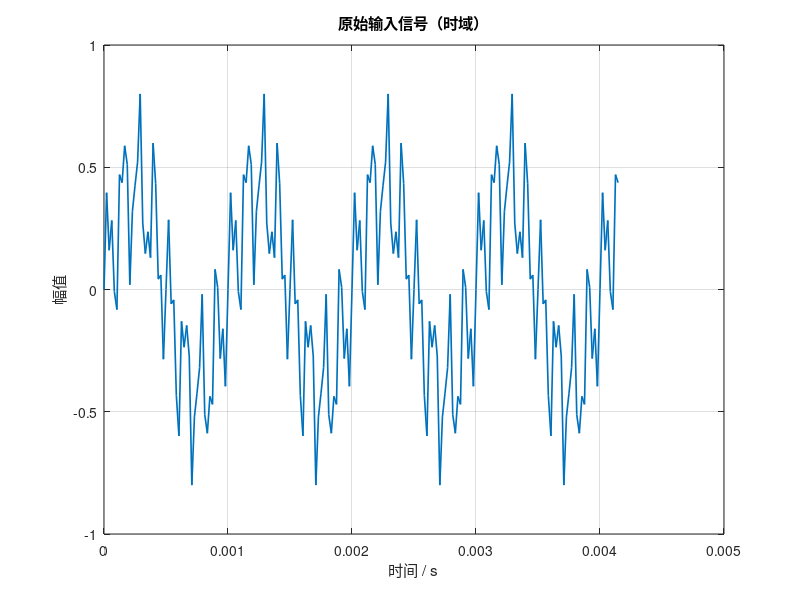
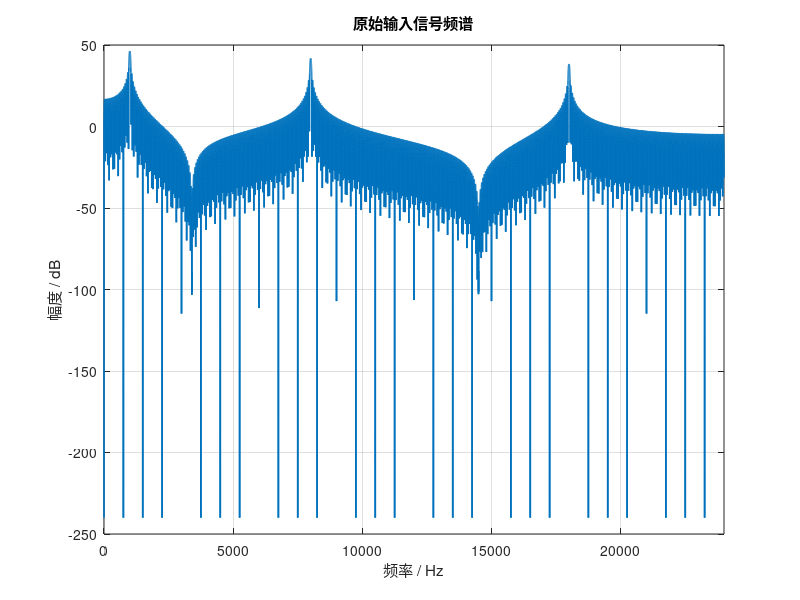
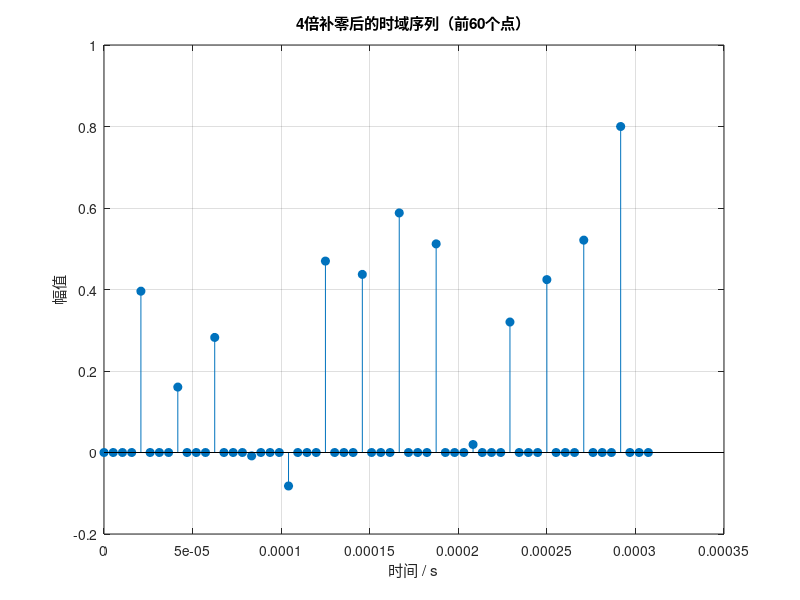
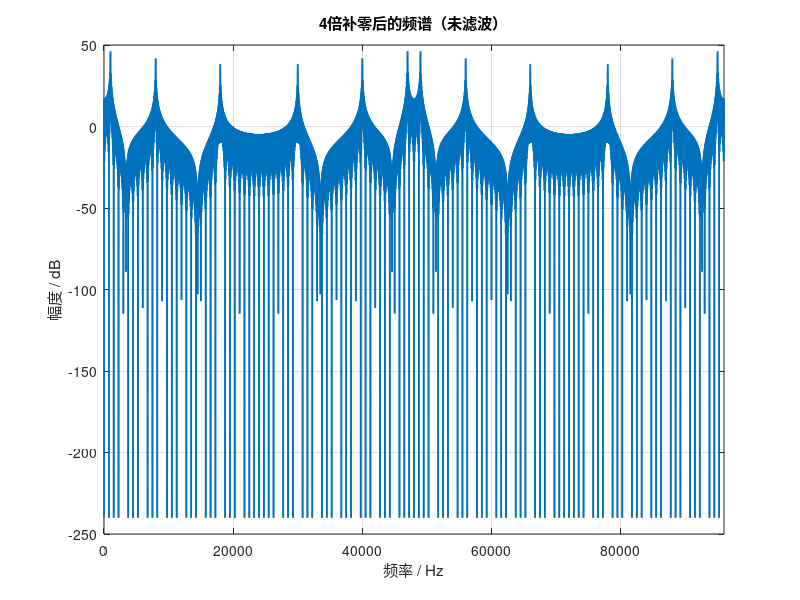

These figures' MATLAB source, in order: (Note: this script raises an error after producing the figures.)
clc;
clear;
close all;

%% 1. 基本参数
Fs_in = 48000;          % 输入采样率
L = 4;                  % 插值倍数
Fs_out = Fs_in * L;     % 输出采样率 192kHz

T = 0.02;               % 信号时长 20ms
t = (0:1/Fs_in:T-1/Fs_in)';   % 列向量时间轴

%% 2. 生成测试信号：1kHz + 8kHz + 18kHz
x = 0.5*sin(2*pi*1000*t) ...
  + 0.3*sin(2*pi*8000*t) ...
  + 0.2*sin(2*pi*18000*t);

% 防止幅度过大，留一点余量
x = 0.8 * x / max(abs(x));

%% 3. 模拟 24 位有符号输入（先量化，再转回 double 用于后续处理）
x_int24 = round(x * (2^23 - 1));      % 24位有符号整数范围
x_q = x_int24 / (2^23 - 1);           % 转回[-1,1]附近的double

disp('前10个输入样本（24位量化后）:');
disp(x_int24(1:10));

%% 4. 原始信号时域图
figure;
plot(t(1:200), x_q(1:200), 'LineWidth', 1.2);
grid on;
xlabel('时间 / s');
ylabel('幅值');
title('原始输入信号（时域）');

%% 5. 原始信号频谱
Nfft = 65536;
X = fft(x_q, Nfft);
f_in = (0:Nfft/2-1)' * Fs_in / Nfft;
magX = 20*log10(abs(X(1:Nfft/2)) + 1e-12);

figure;
plot(f_in, magX, 'LineWidth', 1.2);
grid on;
xlabel('频率 / Hz');
ylabel('幅度 / dB');
title('原始输入信号频谱');
xlim([0 Fs_in/2]);

%% 6. 4倍补零插值
x_up = upsample(x_q, L);

t_up = (0:length(x_up)-1)' / Fs_out;

figure;
stem(t_up(1:60), x_up(1:60), 'filled');
grid on;
xlabel('时间 / s');
ylabel('幅值');
title('4倍补零后的时域序列（前60个点）');

%% 7. 补零后的频谱
X_up = fft(x_up, Nfft);
f_out = (0:Nfft/2-1)' * Fs_out / Nfft;
magX_up = 20*log10(abs(X_up(1:Nfft/2)) + 1e-12);

figure;
plot(f_out, magX_up, 'LineWidth', 1.2);
grid on;
xlabel('频率 / Hz');
ylabel('幅度 / dB');
title('4倍补零后的频谱（未滤波）');
xlim([0 Fs_out/2]);

%% 8. 设计插值低通FIR
Fpass = 20000;      % 通带边缘
Fstop = 28000;      % 阻带起始

Ap = 0.05;          % 通带纹波（dB）
Ast = 70;           % 阻带衰减（dB）

% 将dB指标转换成线性偏差
dev_pass = (10^(Ap/20)-1) / (10^(Ap/20)+1);
dev_stop = 10^(-Ast/20);
dev = [dev_pass, dev_stop];

% Kaiser窗估算阶数
[n, Wn, beta, ftype] = kaiserord([Fpass Fstop], [1 0], dev, Fs_out);

% 为了让群延迟是整数，取偶数阶
if mod(n,2) ~= 0
    n = n + 1;
end

% 设计FIR
h = fir1(n, Wn, ftype, kaiser(n+1, beta), 'noscale');

% 对插值滤波器，通带增益要乘以 L
h = L * h;

fprintf('滤波器阶数 n = %d\n', n);
fprintf('滤波器长度 = %d\n', n+1);
fprintf('群延迟 = %d 个输出采样点\n', n/2);

%% 9. 查看FIR频率响应
figure;
freqz(h, 1, 4096, Fs_out);
title('插值低通FIR的频率响应');

%% 10. 进行FIR滤波
y = filter(h, 1, x_up);

% FIR线性相位滤波器会产生固定延迟
delay = n / 2;

% 为了后面更方便观察，把延迟补偿掉
y_align = [y(delay+1:end); zeros(delay,1)];

%% 11. 滤波后时域图
figure;
plot(t_up(1:400), y_align(1:400), 'LineWidth', 1.2);
grid on;
xlabel('时间 / s');
ylabel('幅值');
title('4倍插值并滤波后的输出时域波形');

%% 12. 滤波后频谱
Y = fft(y_align, Nfft);
magY = 20*log10(abs(Y(1:Nfft/2)) + 1e-12);

figure;
plot(f_out, magY, 'LineWidth', 1.2);
grid on;
xlabel('频率 / Hz');
ylabel('幅度 / dB');
title('4倍插值并滤波后的频谱');
xlim([0 Fs_out/2]);

%% 13. 简单验证：每隔4点取1点，与原输入比较
y_down = y_align(1:L:end);

min_len = min(length(x_q), length(y_down));

figure;
plot(t(1:min_len), x_q(1:min_len), 'b', 'LineWidth', 1.2); hold on;
plot(t(1:min_len), y_down(1:min_len), '--r', 'LineWidth', 1.2);
grid on;
xlabel('时间 / s');
ylabel('幅值');
title('原始输入 与 插值滤波后每4点抽取1点 的对比');
legend('原始输入', '插值后抽取');

%% 14. 把 FIR 系数量化成 Verilog 可用的定点整数


% -----------------------------
% 设定系数量化位宽
% 当前准备给 Verilog 用 18 位有符号系数
% 这里采用 Q2.16 的理解方式：
%   总位宽 18 位
%   其中 16 位作为小数位
%   剩余位用于符号和整数部分
%
% 量化公式：
%   h_q = round(h * 2^16)
% -----------------------------
COEFF_W = 18;      % 系数总位宽
FRAC_W  = 16;      % 小数位数

% -----------------------------
% 计算量化后的整数系数
% -----------------------------
h_q = round(h * 2^FRAC_W);

% -----------------------------
% 做饱和限制，防止超出 18 位有符号范围
% 18 位有符号整数范围：
%   -2^(17)  ~  2^(17)-1
% -----------------------------
q_max =  2^(COEFF_W-1) - 1;
q_min = -2^(COEFF_W-1);

h_q(h_q > q_max) = q_max;
h_q(h_q < q_min) = q_min;

% -----------------------------
% 显示前几个量化结果，方便检查
% -----------------------------
disp('前10个量化后的 FIR 系数（整数形式）:');
disp(h_q(1:min(10,length(h_q))).');

% -----------------------------
% 保存一个纯数字文本文件
% 每行一个整数，方便查看
% -----------------------------
writematrix(h_q(:), 'fir_coeff_decimal.txt');


%% 15. 生成 Verilog 可直接复制的系数赋值语句

fid = fopen('fir_coeff_for_verilog.txt', 'w');

fprintf(fid, '// =====================================================\n');
fprintf(fid, '// MATLAB 自动生成的 FIR 系数赋值语句\n');
fprintf(fid, '// 系数位宽: %d bit\n', COEFF_W);
fprintf(fid, '// 小数位宽: %d bit\n', FRAC_W);
fprintf(fid, '// 系数总数: %d\n', length(h_q));
fprintf(fid, '// =====================================================\n');

for k = 1:length(h_q)
    if h_q(k) >= 0
        fprintf(fid, '        coeff[%d] = 18''sd%d;\n', k-1, h_q(k));
    else
        fprintf(fid, '        coeff[%d] = -18''sd%d;\n', k-1, abs(h_q(k)));
    end
end      

fclose(fid);

disp('已生成文件:');
disp('1) fir_coeff_decimal.txt');
disp('2) fir_coeff_for_verilog.txt');

%% 16. 保存24位有符号数文件
writematrix(x_int24(:), 'input_24bit.txt');
fprintf('输入样本数 = %d\n', length(x_int24));
